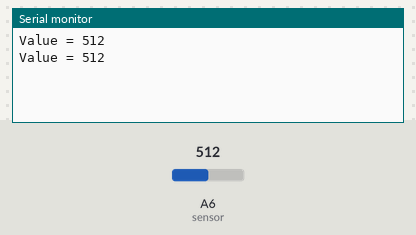
Bench run of a sketch on a simulated Arduino Nano, built with avr-gcc and run on an emulated ATmega328P. Shown: the last lines printed to the serial monitor. Inputs (shaded band) come from the test bench; at power-on: A6 (sensor) = 512.

Above: at 2.8 s.
2.9 s: A6 (sensor) set to 716
At 4.5 s:
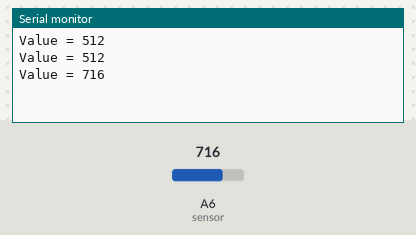
5.6 s: A6 (sensor) set to 900
At 7.3 s:
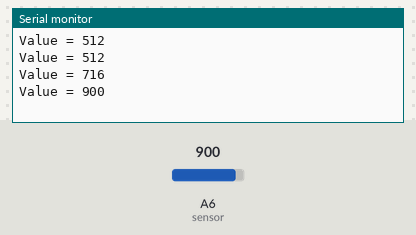
Timing chart, 0 to 8.8 s (numbered marks = the images above; inputs shaded):
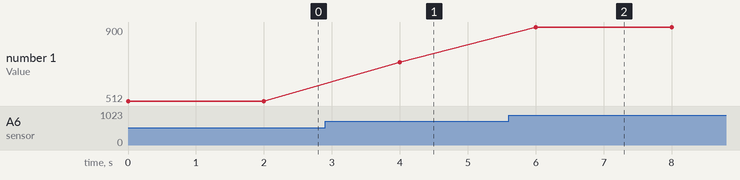

The sketch:

halleffect.ino
```cpp
int sensor = A6; //sensor pin
int val; //numeric variable

void setup()
{
  Serial.begin(9600);
  pinMode(sensor, INPUT); //set sensor pin as input
}

void loop()
{
  val = analogRead(sensor); //Read the sensor
  Serial.print("Value = ");
  Serial.println(val);
  delay(2000);
}
```

Measured:
- after the input at 2.9 s, the serial monitor: prints a new line after 1.1 s (image 1)
- after the input at 5.6 s, the serial monitor: prints a new line after 0.40 s (image 2)
- plotted number 1: 512 → 716 after the input at 2.9 s, 716 → 900 after the input at 5.6 s
